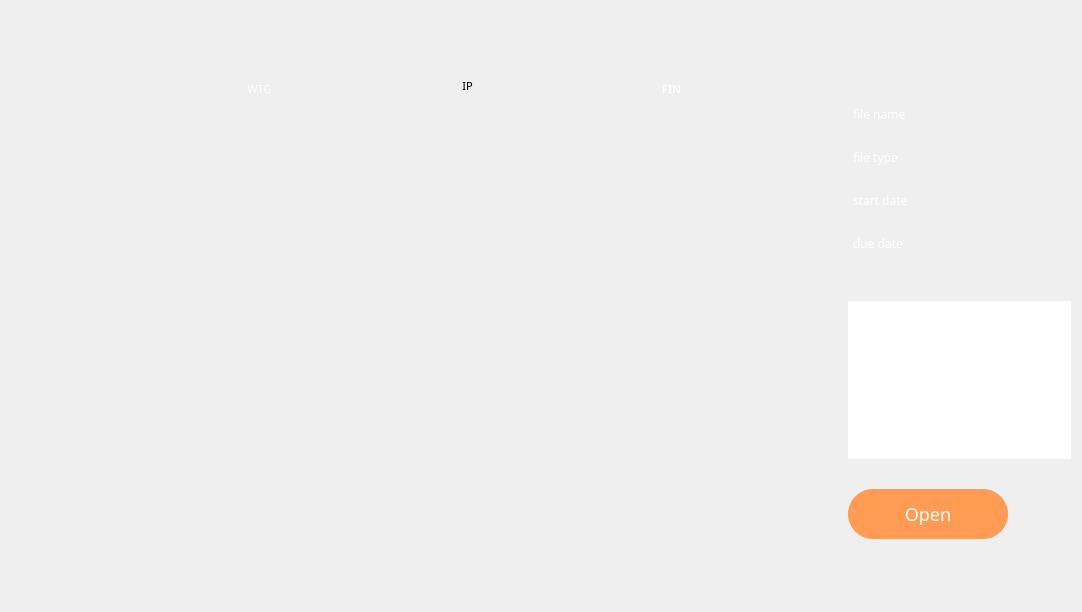
    <widget class="QWidget" name="tab_mytask">
     <property name="styleSheet">
      <string notr="true"/>
     </property>
     <attribute name="title">
      <string/>
     </attribute>
     <layout class="QHBoxLayout" name="horizontalLayout_3">
      <item>
       <layout class="QVBoxLayout" name="verticalLayout_wtg">
        <property name="spacing">
         <number>0</number>
        </property>
        <property name="sizeConstraint">
         <enum>QLayout::SetFixedSize</enum>
        </property>
        <property name="leftMargin">
         <number>155</number>
        </property>
        <property name="topMargin">
         <number>52</number>
        </property>
        <property name="rightMargin">
         <number>0</number>
        </property>
        <property name="bottomMargin">
         <number>0</number>
        </property>
        <item>
         <widget class="QLabel" name="label_wtg">
          <property name="font">
           <font>
            <family>Pretendard Light</family>
            <pointsize>-1</pointsize>
           </font>
          </property>
          <property name="styleSheet">
           <string notr="true">QLabel {
    background: url(&quot;/nas/Viper/minseo/forui/wtg.png&quot;);  /* 배경 이미지 설정 */
    background-repeat: no-repeat;  /* 반복 방지 */
    background-position: center;  /* 중앙 정렬 */
    background-size: contain;  /* 크기를 자동 조정 */
    color: white;  /* 글자 색상 (흰색) */
    font-size: 11px;  /* 글자 크기 */
  
    text-align: center;  /* 텍스트 중앙 정렬 */
}</string>
          </property>
          <property name="text">
           <string>WTG</string>
          </property>
          <property name="alignment">
           <set>Qt::AlignCenter</set>
          </property>
         </widget>
        </item>
        <item>
         <widget class="QListWidget" name="listWidget_wtg">
          <property name="sizePolicy">
           <sizepolicy hsizetype="Fixed" vsizetype="Fixed">
            <horstretch>0</horstretch>
            <verstretch>0</verstretch>
           </sizepolicy>
          </property>
          <property name="minimumSize">
           <size>
            <width>187</width>
            <height>487</height>
           </size>
          </property>
          <property name="maximumSize">
           <size>
            <width>187</width>
            <height>487</height>
           </size>
          </property>
          <property name="sizeIncrement">
           <size>
            <width>0</width>
            <height>0</height>
           </size>
          </property>
          <property name="styleSheet">
           <string notr="true">QListWidget {
    background: transparent;  /* 리스트 배경 투명 */
    border: none;  /* 테두리 제거 */
}
QListWidget::item {
    background: transparent;
    border: none;
}
QListWidget {
    min-width: 187px;  /* 최소 너비 */
    min-height: 487px; /* 최소 높이 */
    max-width: 187px;  /* 최대 너비 */
    max-height: 487px; /* 최대 높이 */
}
QListWidget {
    background: url(&quot;/nas/Viper/minseo/forui/list1.png&quot;);  /* 배경을 PNG 이미지로 설정 */
    background-repeat: no-repeat;  /* 반복 방지 */
    background-position: center;  /* 중앙 정렬 */
    background-size: contain;  /* 이미지 크기를 위젯 크기에 맞춤 */
    border: none;  /* 테두리 제거 */
}</string>
          </property>
          <property name="verticalScrollBarPolicy">
           <enum>Qt::ScrollBarAlwaysOff</enum>
          </property>
          <property name="horizontalScrollBarPolicy">
           <enum>Qt::ScrollBarAlwaysOff</enum>
          </property>
          <property name="autoScrollMargin">
           <number>16</number>
          </property>
          <property name="dragEnabled">
           <bool>true</bool>
          </property>
          <property name="dragDropMode">
           <enum>QAbstractItemView::DragDrop</enum>
          </property>
          <property name="defaultDropAction">
           <enum>Qt::MoveAction</enum>
          </property>
          <property name="spacing">
           <number>0</number>
          </property>
         </widget>
        </item>
       </layout>
      </item>
      <item>
       <layout class="QVBoxLayout" name="verticalLayout_ip">
        <property name="spacing">
         <number>2</number>
        </property>
        <property name="sizeConstraint">
         <enum>QLayout::SetFixedSize</enum>
        </property>
        <property name="leftMargin">
         <number>15</number>
        </property>
        <property name="topMargin">
         <number>52</number>
        </property>
        <property name="rightMargin">
         <number>9</number>
        </property>
        <property name="bottomMargin">
         <number>4</number>
        </property>
        <item>
         <widget class="QLabel" name="label_ip">
          <property name="font">
           <font>
            <family>Pretendard Light</family>
            <pointsize>-1</pointsize>
           </font>
          </property>
          <property name="styleSheet">
           <string notr="true">QLabel {
    background: url(&quot;/nas/Viper/minseo/forui/ing.png&quot;);  /* 배경 이미지 설정 */
    background-repeat: no-repeat;  /* 반복 방지 */
    background-position: center;  /* 중앙 정렬 */
    background-size: contain;  /* 크기를 자동 조정 */
    color: black;  /* 글자 색상 (흰색) */
    font-size: 11px;  /* 글자 크기 */
   
    text-align: center;  /* 텍스트 중앙 정렬 */
}</string>
          </property>
          <property name="text">
           <string>IP</string>
          </property>
          <property name="alignment">
           <set>Qt::AlignCenter</set>
          </property>
         </widget>
        </item>
        <item>
         <widget class="QListWidget" name="listWidget_ip">
          <property name="minimumSize">
           <size>
            <width>187</width>
            <height>487</height>
           </size>
          </property>
          <property name="maximumSize">
           <size>
            <width>187</width>
            <height>487</height>
           </size>
          </property>
          <property name="styleSheet">
           <string notr="true">QListWidget {
    background: transparent;  /* 리스트 배경 투명 */
    border: none;  /* 테두리 제거 */
}
QListWidget::item {
    background: transparent;
    border: none;
}
QListWidget {
    min-width: 187px;  /* 최소 너비 */
    min-height: 487px; /* 최소 높이 */
    max-width: 187px;  /* 최대 너비 */
    max-height: 487px; /* 최대 높이 */
}
QListWidget {
    background: url(&quot;/nas/Viper/minseo/forui/list2&quot;);  /* 배경을 PNG 이미지로 설정 */
    background-repeat: no-repeat;  /* 반복 방지 */
    background-position: center;  /* 중앙 정렬 */
    background-size: contain;  /* 이미지 크기를 위젯 크기에 맞춤 */
    border: none;  /* 테두리 제거 */
}</string>
          </property>
          <property name="verticalScrollBarPolicy">
           <enum>Qt::ScrollBarAlwaysOff</enum>
          </property>
          <property name="horizontalScrollBarPolicy">
           <enum>Qt::ScrollBarAlwaysOff</enum>
          </property>
          <property name="dragEnabled">
           <bool>false</bool>
          </property>
          <property name="dragDropMode">
           <enum>QAbstractItemView::DropOnly</enum>
          </property>
          <property name="defaultDropAction">
           <enum>Qt::CopyAction</enum>
          </property>
         </widget>
        </item>
       </layout>
      </item>
      <item>
       <layout class="QVBoxLayout" name="verticalLayout_fin">
        <property name="spacing">
         <number>0</number>
        </property>
        <property name="sizeConstraint">
         <enum>QLayout::SetFixedSize</enum>
        </property>
        <property name="leftMargin">
         <number>2</number>
        </property>
        <property name="topMargin">
         <number>52</number>
        </property>
        <property name="rightMargin">
         <number>0</number>
        </property>
        <item>
         <widget class="QLabel" name="label_fin">
          <property name="font">
           <font>
            <family>Pretendard Light</family>
            <pointsize>-1</pointsize>
            <bold>true</bold>
           </font>
          </property>
          <property name="styleSheet">
           <string notr="true">QLabel {
    background: url(&quot;/nas/Viper/minseo/forui/done.png&quot;);  /* 배경 이미지 설정 */
    background-repeat: no-repeat;  /* 반복 방지 */
    background-position: center;  /* 중앙 정렬 */
    background-size: contain;  /* 크기를 자동 조정 */
    color: white;  /* 글자 색상 (흰색) */
    font-size: 11px;  /* 글자 크기 */
  
    text-align: center;  /* 텍스트 중앙 정렬 */
}</string>
          </property>
          <property name="text">
           <string>FIN</string>
          </property>
          <property name="alignment">
           <set>Qt::AlignCenter</set>
          </property>
         </widget>
        </item>
        <item>
         <widget class="QListWidget" name="listWidget_fin">
          <property name="minimumSize">
           <size>
            <width>187</width>
            <height>487</height>
           </size>
          </property>
          <property name="maximumSize">
           <size>
            <width>187</width>
            <height>487</height>
           </size>
          </property>
          <property name="styleSheet">
           <string notr="true">QListWidget {
    background: transparent;  /* 리스트 배경 투명 */
    border: none;  /* 테두리 제거 */
}
QListWidget::item {
    background: transparent;
    border: none;
}
QListWidget {
    min-width: 187px;  /* 최소 너비 */
    min-height: 487px; /* 최소 높이 */
    max-width: 187px;  /* 최대 너비 */
    max-height: 487px; /* 최대 높이 */
}
QListWidget {
    background: url(&quot;/nas/Viper/minseo/forui/list3&quot;);  /* 배경을 PNG 이미지로 설정 */
    background-repeat: no-repeat;  /* 반복 방지 */
    background-position: center;  /* 중앙 정렬 */
    background-size: contain;  /* 이미지 크기를 위젯 크기에 맞춤 */
    border: none;  /* 테두리 제거 */
}</string>
          </property>
          <property name="verticalScrollBarPolicy">
           <enum>Qt::ScrollBarAlwaysOff</enum>
          </property>
          <property name="horizontalScrollBarPolicy">
           <enum>Qt::ScrollBarAlwaysOff</enum>
          </property>
          <property name="dragDropMode">
           <enum>QAbstractItemView::NoDragDrop</enum>
          </property>
          <property name="defaultDropAction">
           <enum>Qt::CopyAction</enum>
          </property>
          <property name="currentRow">
           <number>-1</number>
          </property>
          <property name="sortingEnabled">
           <bool>false</bool>
          </property>
         </widget>
        </item>
       </layout>
      </item>
      <item>
       <widget class="QTabWidget" name="tabWidget_info">
        <property name="sizePolicy">
         <sizepolicy hsizetype="Expanding" vsizetype="Expanding">
          <horstretch>0</horstretch>
          <verstretch>0</verstretch>
         </sizepolicy>
        </property>
        <property name="minimumSize">
         <size>
          <width>300</width>
          <height>500</height>
         </size>
        </property>
        <property name="maximumSize">
         <size>
          <width>300</width>
          <height>16777215</height>
         </size>
        </property>
        <property name="styleSheet">
         <string notr="true">/* QTabWidget 패널 제거 */
QTabWidget::pane {
    border: none;
    background: transparent;
}

/* QTabBar 완전 투명화 */
QTabBar {
    background: transparent;
    border: none;
}

/* 개별 탭도 투명하게 설정 */
QTabBar::tab {
    background: transparent;
    border: none;
    min-width: 60px;
    min-height: 30px;
    color: white;  /* 텍스트 유지 */
}

/* 선택된 탭도 투명하게 유지 */
QTabBar::tab:selected {
    background: transparent;
    border: none;
    font-weight: bold;
}

/* 마우스 호버 시 효과 제거 */
QTabBar::tab:hover {
    background: transparent;
}
QTabBar::tab {
    margin-left: 70px; /* 탭을 오른쪽으로 이동 */
}
/* QTabBar 크기 및 스타일 */
QTabBar {
    background: transparent;
    min-height: 30px;  /* 최소 높이 */
    max-height: 40px;  /* 최대 높이 */
}

/* 탭 스타일 */
QTabBar::tab {
    min-width: 200px;  /* 가로 크기 */
    min-height: 30px;  /* 세로 크기 */
    padding: 5px;
    border-radius: 5px;
    background: rgba(255, 255, 255, 0.1);
    color: white;
    font-size: 12px;
    text-align: center;
}

/* 선택된 탭 */

</string>
        </property>
        <property name="currentIndex">
         <number>0</number>
        </property>
        <widget class="QWidget" name="tab_taskinfo">
         <property name="layoutDirection">
          <enum>Qt::LeftToRight</enum>
         </property>
         <attribute name="title">
          <string/>
         </attribute>
         <layout class="QVBoxLayout" name="verticalLayout_2">
          <property name="spacing">
           <number>30</number>
          </property>
          <property name="sizeConstraint">
           <enum>QLayout::SetFixedSize</enum>
          </property>
          <property name="leftMargin">
           <number>77</number>
          </property>
          <property name="topMargin">
           <number>0</number>
          </property>
          <property name="rightMargin">
           <number>20</number>
          </property>
          <property name="bottomMargin">
           <number>58</number>
          </property>
          <item>
           <widget class="QLabel" name="label_15">
            <property name="text">
             <string/>
            </property>
           </widget>
          </item>
          <item>
           <layout class="QGridLayout" name="gridLayout_2">
            <property name="sizeConstraint">
             <enum>QLayout::SetFixedSize</enum>
            </property>
            <property name="leftMargin">
             <number>5</number>
            </property>
            <property name="topMargin">
             <number>2</number>
            </property>
            <property name="rightMargin">
             <number>6</number>
            </property>
            <property name="bottomMargin">
             <number>10</number>
            </property>
            <property name="horizontalSpacing">
             <number>23</number>
            </property>
            <property name="verticalSpacing">
             <number>8</number>
            </property>
            <item row="3" column="1">
             <widget class="QLabel" name="label_duedate">
              <property name="minimumSize">
               <size>
                <width>150</width>
                <height>0</height>
               </size>
              </property>
              <property name="styleSheet">
               <string notr="true">QLabel {
   
    color: white;  /* 글자 색상 (흰색) */
    font-size: 12px;  /* 글자 크기 */
  
    text-align: center;  /* 텍스트 중앙 정렬 */
}</string>
              </property>
              <property name="text">
               <string/>
              </property>
             </widget>
            </item>
            <item row="2" column="1">
             <widget class="QLabel" name="label_startdate">
              <property name="minimumSize">
               <size>
                <width>150</width>
                <height>0</height>
               </size>
              </property>
              <property name="styleSheet">
               <string notr="true">QLabel {
   
    color: white;  /* 글자 색상 (흰색) */
    font-size: 12px;  /* 글자 크기 */
  
    text-align: center;  /* 텍스트 중앙 정렬 */
}</string>
              </property>
              <property name="text">
               <string/>
              </property>
             </widget>
            </item>
            <item row="0" column="1">
             <widget class="QLabel" name="label_filename">
              <property name="minimumSize">
               <size>
                <width>150</width>
                <height>0</height>
               </size>
              </property>
              <property name="styleSheet">
               <string notr="true">QLabel {
   
    color: white;  /* 글자 색상 (흰색) */
    font-size: 12px;  /* 글자 크기 */
  
    text-align: center;  /* 텍스트 중앙 정렬 */
}</string>
              </property>
              <property name="text">
               <string/>
              </property>
             </widget>
            </item>
            <item row="1" column="1">
             <widget class="QLabel" name="label_type">
              <property name="minimumSize">
               <size>
                <width>150</width>
                <height>0</height>
               </size>
              </property>
              <property name="styleSheet">
               <string notr="true">QLabel {
   
    color: white;  /* 글자 색상 (흰색) */
    font-size: 12px;  /* 글자 크기 */
  
    text-align: center;  /* 텍스트 중앙 정렬 */
}</string>
              </property>
              <property name="text">
               <string/>
              </property>
             </widget>
            </item>
            <item row="2" column="0">
             <widget class="QLabel" name="label_8">
              <property name="minimumSize">
               <size>
                <width>0</width>
                <height>35</height>
               </size>
              </property>
              <property name="font">
               <font>
                <family>Pretendard Light</family>
                <pointsize>-1</pointsize>
               </font>
              </property>
              <property name="styleSheet">
               <string notr="true">QLabel {
   
    color: white;  /* 글자 색상 (흰색) */
    font-size: 12px;  /* 글자 크기 */
  
    text-align: center;  /* 텍스트 중앙 정렬 */
}</string>
              </property>
              <property name="text">
               <string>start date</string>
              </property>
             </widget>
            </item>
            <item row="0" column="0">
             <widget class="QLabel" name="label_6">
              <property name="minimumSize">
               <size>
                <width>0</width>
                <height>35</height>
               </size>
              </property>
              <property name="font">
               <font>
                <family>Pretendard Light</family>
                <pointsize>-1</pointsize>
               </font>
              </property>
              <property name="styleSheet">
               <string notr="true">QLabel {
   
    color: white;  /* 글자 색상 (흰색) */
    font-size: 12px;  /* 글자 크기 */
  
    text-align: center;  /* 텍스트 중앙 정렬 */
}</string>
              </property>
              <property name="text">
               <string>file name</string>
              </property>
             </widget>
            </item>
            <item row="3" column="0">
             <widget class="QLabel" name="label_9">
              <property name="minimumSize">
               <size>
                <width>0</width>
                <height>35</height>
               </size>
              </property>
              <property name="font">
               <font>
                <family>Pretendard Light</family>
                <pointsize>-1</pointsize>
               </font>
              </property>
              <property name="styleSheet">
               <string notr="true">QLabel {
   
    color: white;  /* 글자 색상 (흰색) */
    font-size: 12px;  /* 글자 크기 */
  
    text-align: center;  /* 텍스트 중앙 정렬 */
}</string>
              </property>
              <property name="text">
               <string>due date</string>
              </property>
             </widget>
            </item>
            <item row="1" column="0">
             <widget class="QLabel" name="label_7">
              <property name="minimumSize">
               <size>
                <width>0</width>
                <height>35</height>
               </size>
              </property>
              <property name="font">
               <font>
                <family>Pretendard Light</family>
                <pointsize>-1</pointsize>
               </font>
              </property>
              <property name="styleSheet">
               <string notr="true">QLabel {
   
    color: white;  /* 글자 색상 (흰색) */
    font-size: 12px;  /* 글자 크기 */
  
    text-align: center;  /* 텍스트 중앙 정렬 */
}</string>
              </property>
              <property name="text">
               <string>file type</string>
              </property>
             </widget>
            </item>
           </layout>
          </item>
          <item>
           <widget class="QListWidget" name="listWidget_works">
            <property name="minimumSize">
             <size>
              <width>185</width>
              <height>158</height>
             </size>
            </property>
            <property name="maximumSize">
             <size>
              <width>250</width>
              <height>158</height>
             </size>
            </property>
            <property name="font">
             <font>
              <family>Myriad Pro</family>
             </font>
            </property>
            <property name="styleSheet">
             <string notr="true">QListWidget {
    background: url(&quot;/nas/Viper/minseo/forui/forversion.png&quot;);
    background-repeat: no-repeat;
    background-position: center;
    background-size: cover;
    border: none;
}
</string>
            </property>
            <property name="autoScrollMargin">
             <number>18</number>
            </property>
           </widget>
          </item>
          <item>
           <widget class="QPushButton" name="pushButton_open">
            <property name="sizePolicy">
             <sizepolicy hsizetype="Fixed" vsizetype="Fixed">
              <horstretch>0</horstretch>
              <verstretch>0</verstretch>
             </sizepolicy>
            </property>
            <property name="font">
             <font>
              <family>Pretendard Light</family>
              <pointsize>-1</pointsize>
              <bold>false</bold>
             </font>
            </property>
            <property name="layoutDirection">
             <enum>Qt::LeftToRight</enum>
            </property>
            <property name="styleSheet">
             <string notr="true">QPushButton {
    width: 140px;  /* 버튼 너비 */
    height: 30px;  /* 버튼 높이 */
    min-width: 140px;  /* 최소 너비 */
    min-height: 30px;  /* 최소 높이 */
    max-width: 170px;  /* 최대 너비 */
    max-height: 30px;  /* 최대 높이 */
    padding: 10px;  /* 내부 여백 */
    border-radius: 30px;  /* 버튼 모서리를 둥글게 */
}

QPushButton#pushButton_import {
    margin: 0 auto;  /* 가로 가운데 정렬 */
    display: block;
    text-align: center;
}
QPushButton {
    background-color: #FF9B53;
    border-radius: 25px;
    font-size: 18px;
    color: white;
    padding: 10px;
}
/* 버튼을 눌렀을 때 (Pressed 상태) */
QPushButton#pushButton_import:pressed {
    background-color: #E68942;  /* 더 어두운 오렌지 색 */
}

/* 버튼 위에 마우스를 올렸을 때 (Hover 상태) */
QPushButton#pushButton_import:hover {
    background-color: #FFA866;  /* 밝은 오렌지 색 */
}</string>
            </property>
            <property name="text">
             <string>Open</string>
            </property>
           </widget>
          </item>
         </layout>
        </widget>
       </widget>
      </item>
     </layout>
    </widget>
